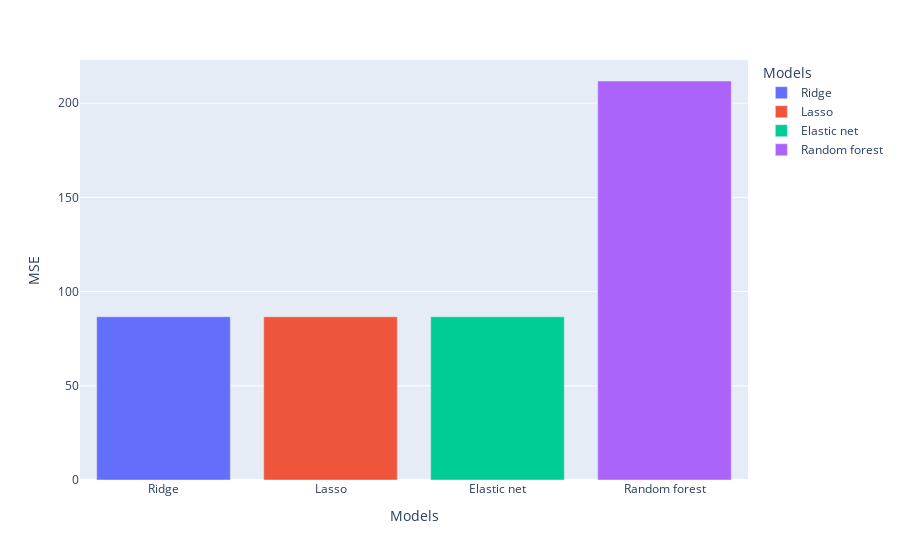

Here is the notebook cell this chart was saved with:
### Code cell
import pandas as pd

mse_per_model =  {'Models': models_names, 'MSE': models_mse}
mse_per_model = pd.DataFrame(mse_per_model)

mse_per_model_plot = px.bar(mse_per_model, x='Models', y='MSE', color='Models')
mse_per_model_plot.show()

### Figure 1 — Plotly figure (JSON) as saved in the notebook; plotly's stock layout.template omitted (floating-point values rounded to 4 significant figures)
{"data": [{"alignmentgroup": "True", "hovertemplate": "Models=%{x}<br>MSE=%{y}<extra></extra>", "legendgroup": "Ridge", "marker": {"color": "#636efa", "pattern": {"shape": ""}}, "name": "Ridge", "offsetgroup": "Ridge", "orientation": "v", "showlegend": true, "textposition": "auto", "type": "bar", "x": ["Ridge"], "xaxis": "x", "y": [86.65], "yaxis": "y"}, {"alignmentgroup": "True", "hovertemplate": "Models=%{x}<br>MSE=%{y}<extra></extra>", "legendgroup": "Lasso", "marker": {"color": "#EF553B", "pattern": {"shape": ""}}, "name": "Lasso", "offsetgroup": "Lasso", "orientation": "v", "showlegend": true, "textposition": "auto", "type": "bar", "x": ["Lasso"], "xaxis": "x", "y": [86.64], "yaxis": "y"}, {"alignmentgroup": "True", "hovertemplate": "Models=%{x}<br>MSE=%{y}<extra></extra>", "legendgroup": "Elastic net", "marker": {"color": "#00cc96", "pattern": {"shape": ""}}, "name": "Elastic net", "offsetgroup": "Elastic net", "orientation": "v", "showlegend": true, "textposition": "auto", "type": "bar", "x": ["Elastic net"], "xaxis": "x", "y": [86.65], "yaxis": "y"}, {"alignmentgroup": "True", "hovertemplate": "Models=%{x}<br>MSE=%{y}<extra></extra>", "legendgroup": "Random forest", "marker": {"color": "#ab63fa", "pattern": {"shape": ""}}, "name": "Random forest", "offsetgroup": "Random forest", "orientation": "v", "showlegend": true, "textposition": "auto", "type": "bar", "x": ["Random forest"], "xaxis": "x", "y": [211.8], "yaxis": "y"}], "layout": {"barmode": "relative", "legend": {"title": {"text": "Models"}, "tracegroupgap": 0}, "margin": {"t": 60}, "xaxis": {"anchor": "y", "categoryarray": ["Ridge", "Lasso", "Elastic net", "Random forest"], "categoryorder": "array", "domain": [0, 1], "title": {"text": "Models"}}, "yaxis": {"anchor": "x", "domain": [0, 1], "title": {"text": "MSE"}}}}
